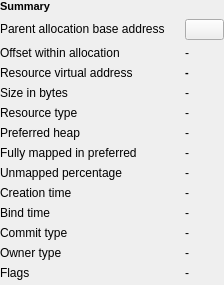
               <widget class="QWidget" name="summary_widget_" native="true">
                <layout class="QVBoxLayout" name="summary_layout_" stretch="0,1">
                 <property name="leftMargin">
                  <number>0</number>
                 </property>
                 <property name="topMargin">
                  <number>0</number>
                 </property>
                 <property name="rightMargin">
                  <number>0</number>
                 </property>
                 <property name="bottomMargin">
                  <number>0</number>
                 </property>
                 <item>
                  <layout class="QGridLayout" name="summary_grid_layout_">
                   <property name="horizontalSpacing">
                    <number>20</number>
                   </property>
                   <item row="6" column="0">
                    <widget class="ScaledLabel" name="label_preferred_heap_">
                     <property name="sizePolicy">
                      <sizepolicy hsizetype="Fixed" vsizetype="Fixed">
                       <horstretch>0</horstretch>
                       <verstretch>0</verstretch>
                      </sizepolicy>
                     </property>
                     <property name="text">
                      <string>Preferred heap</string>
                     </property>
                    </widget>
                   </item>
                   <item row="3" column="1">
                    <widget class="ScaledLabel" name="content_resource_address_">
                     <property name="sizePolicy">
                      <sizepolicy hsizetype="Minimum" vsizetype="Fixed">
                       <horstretch>0</horstretch>
                       <verstretch>0</verstretch>
                      </sizepolicy>
                     </property>
                     <property name="font">
                      <font>
                       <pointsize>8</pointsize>
                       <weight>75</weight>
                       <bold>true</bold>
                      </font>
                     </property>
                     <property name="text">
                      <string>-</string>
                     </property>
                    </widget>
                   </item>
                   <item row="10" column="1">
                    <widget class="ScaledLabel" name="content_bind_time_">
                     <property name="sizePolicy">
                      <sizepolicy hsizetype="Minimum" vsizetype="Fixed">
                       <horstretch>0</horstretch>
                       <verstretch>0</verstretch>
                      </sizepolicy>
                     </property>
                     <property name="text">
                      <string>-</string>
                     </property>
                    </widget>
                   </item>
                   <item row="0" column="0">
                    <widget class="ScaledLabel" name="summary_title_">
                     <property name="sizePolicy">
                      <sizepolicy hsizetype="Fixed" vsizetype="Fixed">
                       <horstretch>0</horstretch>
                       <verstretch>0</verstretch>
                      </sizepolicy>
                     </property>
                     <property name="font">
                      <font>
                       <pointsize>8</pointsize>
                       <weight>75</weight>
                       <bold>true</bold>
                      </font>
                     </property>
                     <property name="text">
                      <string>Summary</string>
                     </property>
                    </widget>
                   </item>
                   <item row="5" column="1">
                    <widget class="ScaledLabel" name="content_type_">
                     <property name="sizePolicy">
                      <sizepolicy hsizetype="Minimum" vsizetype="Fixed">
                       <horstretch>0</horstretch>
                       <verstretch>0</verstretch>
                      </sizepolicy>
                     </property>
                     <property name="text">
                      <string>-</string>
                     </property>
                    </widget>
                   </item>
                   <item row="1" column="0">
                    <widget class="ScaledLabel" name="label_base_address_">
                     <property name="sizePolicy">
                      <sizepolicy hsizetype="Fixed" vsizetype="Fixed">
                       <horstretch>0</horstretch>
                       <verstretch>0</verstretch>
                      </sizepolicy>
                     </property>
                     <property name="text">
                      <string>Parent allocation base address</string>
                     </property>
                    </widget>
                   </item>
                   <item row="8" column="1">
                    <widget class="ScaledLabel" name="content_unmapped_percentage_">
                     <property name="sizePolicy">
                      <sizepolicy hsizetype="Minimum" vsizetype="Fixed">
                       <horstretch>0</horstretch>
                       <verstretch>0</verstretch>
                      </sizepolicy>
                     </property>
                     <property name="text">
                      <string>-</string>
                     </property>
                    </widget>
                   </item>
                   <item row="4" column="0">
                    <widget class="ScaledLabel" name="label_size_">
                     <property name="sizePolicy">
                      <sizepolicy hsizetype="Fixed" vsizetype="Fixed">
                       <horstretch>0</horstretch>
                       <verstretch>0</verstretch>
                      </sizepolicy>
                     </property>
                     <property name="text">
                      <string>Size in bytes</string>
                     </property>
                    </widget>
                   </item>
                   <item row="1" column="1">
                    <widget class="ScaledPushButton" name="content_base_address_">
                     <property name="font">
                      <font>
                       <pointsize>8</pointsize>
                       <weight>75</weight>
                       <bold>true</bold>
                      </font>
                     </property>
                     <property name="text">
                      <string/>
                     </property>
                    </widget>
                   </item>
                   <item row="2" column="0">
                    <widget class="ScaledLabel" name="label_offset_">
                     <property name="sizePolicy">
                      <sizepolicy hsizetype="Fixed" vsizetype="Fixed">
                       <horstretch>0</horstretch>
                       <verstretch>0</verstretch>
                      </sizepolicy>
                     </property>
                     <property name="text">
                      <string>Offset within allocation</string>
                     </property>
                    </widget>
                   </item>
                   <item row="11" column="0">
                    <widget class="ScaledLabel" name="label_commit_type_">
                     <property name="sizePolicy">
                      <sizepolicy hsizetype="Fixed" vsizetype="Fixed">
                       <horstretch>0</horstretch>
                       <verstretch>0</verstretch>
                      </sizepolicy>
                     </property>
                     <property name="text">
                      <string>Commit type</string>
                     </property>
                    </widget>
                   </item>
                   <item row="4" column="1">
                    <widget class="ScaledLabel" name="content_size_">
                     <property name="sizePolicy">
                      <sizepolicy hsizetype="Minimum" vsizetype="Fixed">
                       <horstretch>0</horstretch>
                       <verstretch>0</verstretch>
                      </sizepolicy>
                     </property>
                     <property name="text">
                      <string>-</string>
                     </property>
                    </widget>
                   </item>
                   <item row="10" column="0">
                    <widget class="ScaledLabel" name="label_bind_time_">
                     <property name="sizePolicy">
                      <sizepolicy hsizetype="Fixed" vsizetype="Fixed">
                       <horstretch>0</horstretch>
                       <verstretch>0</verstretch>
                      </sizepolicy>
                     </property>
                     <property name="text">
                      <string>Bind time</string>
                     </property>
                    </widget>
                   </item>
                   <item row="9" column="1">
                    <widget class="ScaledLabel" name="content_create_time_">
                     <property name="sizePolicy">
                      <sizepolicy hsizetype="Minimum" vsizetype="Fixed">
                       <horstretch>0</horstretch>
                       <verstretch>0</verstretch>
                      </sizepolicy>
                     </property>
                     <property name="text">
                      <string>-</string>
                     </property>
                    </widget>
                   </item>
                   <item row="6" column="1">
                    <widget class="ScaledLabel" name="content_preferred_heap_">
                     <property name="sizePolicy">
                      <sizepolicy hsizetype="Minimum" vsizetype="Fixed">
                       <horstretch>0</horstretch>
                       <verstretch>0</verstretch>
                      </sizepolicy>
                     </property>
                     <property name="text">
                      <string>-</string>
                     </property>
                    </widget>
                   </item>
                   <item row="12" column="1">
                    <widget class="ScaledLabel" name="content_owner_type_">
                     <property name="sizePolicy">
                      <sizepolicy hsizetype="Minimum" vsizetype="Fixed">
                       <horstretch>0</horstretch>
                       <verstretch>0</verstretch>
                      </sizepolicy>
                     </property>
                     <property name="text">
                      <string>-</string>
                     </property>
                    </widget>
                   </item>
                   <item row="9" column="0">
                    <widget class="ScaledLabel" name="label_create_time_">
                     <property name="sizePolicy">
                      <sizepolicy hsizetype="Fixed" vsizetype="Fixed">
                       <horstretch>0</horstretch>
                       <verstretch>0</verstretch>
                      </sizepolicy>
                     </property>
                     <property name="text">
                      <string>Creation time</string>
                     </property>
                    </widget>
                   </item>
                   <item row="7" column="1">
                    <widget class="ScaledLabel" name="content_fully_mapped_">
                     <property name="sizePolicy">
                      <sizepolicy hsizetype="Minimum" vsizetype="Fixed">
                       <horstretch>0</horstretch>
                       <verstretch>0</verstretch>
                      </sizepolicy>
                     </property>
                     <property name="text">
                      <string>-</string>
                     </property>
                    </widget>
                   </item>
                   <item row="2" column="1">
                    <widget class="ScaledLabel" name="content_offset_">
                     <property name="sizePolicy">
                      <sizepolicy hsizetype="Minimum" vsizetype="Fixed">
                       <horstretch>0</horstretch>
                       <verstretch>0</verstretch>
                      </sizepolicy>
                     </property>
                     <property name="text">
                      <string>-</string>
                     </property>
                    </widget>
                   </item>
                   <item row="5" column="0">
                    <widget class="ScaledLabel" name="label_type_">
                     <property name="sizePolicy">
                      <sizepolicy hsizetype="Fixed" vsizetype="Fixed">
                       <horstretch>0</horstretch>
                       <verstretch>0</verstretch>
                      </sizepolicy>
                     </property>
                     <property name="text">
                      <string>Resource type</string>
                     </property>
                    </widget>
                   </item>
                   <item row="8" column="0">
                    <widget class="ScaledLabel" name="label_unmapped_percentage_">
                     <property name="sizePolicy">
                      <sizepolicy hsizetype="Fixed" vsizetype="Fixed">
                       <horstretch>0</horstretch>
                       <verstretch>0</verstretch>
                      </sizepolicy>
                     </property>
                     <property name="text">
                      <string>Unmapped percentage</string>
                     </property>
                    </widget>
                   </item>
                   <item row="7" column="0">
                    <widget class="ScaledLabel" name="label_fully_mapped_">
                     <property name="sizePolicy">
                      <sizepolicy hsizetype="Fixed" vsizetype="Fixed">
                       <horstretch>0</horstretch>
                       <verstretch>0</verstretch>
                      </sizepolicy>
                     </property>
                     <property name="text">
                      <string>Fully mapped in preferred</string>
                     </property>
                    </widget>
                   </item>
                   <item row="11" column="1">
                    <widget class="ScaledLabel" name="content_commit_type_">
                     <property name="sizePolicy">
                      <sizepolicy hsizetype="Minimum" vsizetype="Fixed">
                       <horstretch>0</horstretch>
                       <verstretch>0</verstretch>
                      </sizepolicy>
                     </property>
                     <property name="text">
                      <string>-</string>
                     </property>
                    </widget>
                   </item>
                   <item row="12" column="0">
                    <widget class="ScaledLabel" name="label_owner_type_">
                     <property name="sizePolicy">
                      <sizepolicy hsizetype="Fixed" vsizetype="Fixed">
                       <horstretch>0</horstretch>
                       <verstretch>0</verstretch>
                      </sizepolicy>
                     </property>
                     <property name="text">
                      <string>Owner type</string>
                     </property>
                    </widget>
                   </item>
                   <item row="3" column="0">
                    <widget class="ScaledLabel" name="label_resource_address_">
                     <property name="sizePolicy">
                      <sizepolicy hsizetype="Fixed" vsizetype="Fixed">
                       <horstretch>0</horstretch>
                       <verstretch>0</verstretch>
                      </sizepolicy>
                     </property>
                     <property name="text">
                      <string>Resource virtual address</string>
                     </property>
                    </widget>
                   </item>
                   <item row="13" column="0">
                    <widget class="ScaledLabel" name="label_flags_">
                     <property name="sizePolicy">
                      <sizepolicy hsizetype="Fixed" vsizetype="Fixed">
                       <horstretch>0</horstretch>
                       <verstretch>0</verstretch>
                      </sizepolicy>
                     </property>
                     <property name="text">
                      <string>Flags</string>
                     </property>
                    </widget>
                   </item>
                   <item row="13" column="1">
                    <widget class="ScaledLabel" name="content_flags_">
                     <property name="sizePolicy">
                      <sizepolicy hsizetype="Minimum" vsizetype="Fixed">
                       <horstretch>0</horstretch>
                       <verstretch>0</verstretch>
                      </sizepolicy>
                     </property>
                     <property name="text">
                      <string>-</string>
                     </property>
                    </widget>
                   </item>
                  </layout>
                 </item>
                 <item>
                  <spacer name="summary_spacer_bottom_">
                   <property name="orientation">
                    <enum>Qt::Vertical</enum>
                   </property>
                   <property name="sizeType">
                    <enum>QSizePolicy::Expanding</enum>
                   </property>
                   <property name="sizeHint" stdset="0">
                    <size>
                     <width>10</width>
                     <height>5</height>
                    </size>
                   </property>
                  </spacer>
                 </item>
                </layout>
               </widget>
